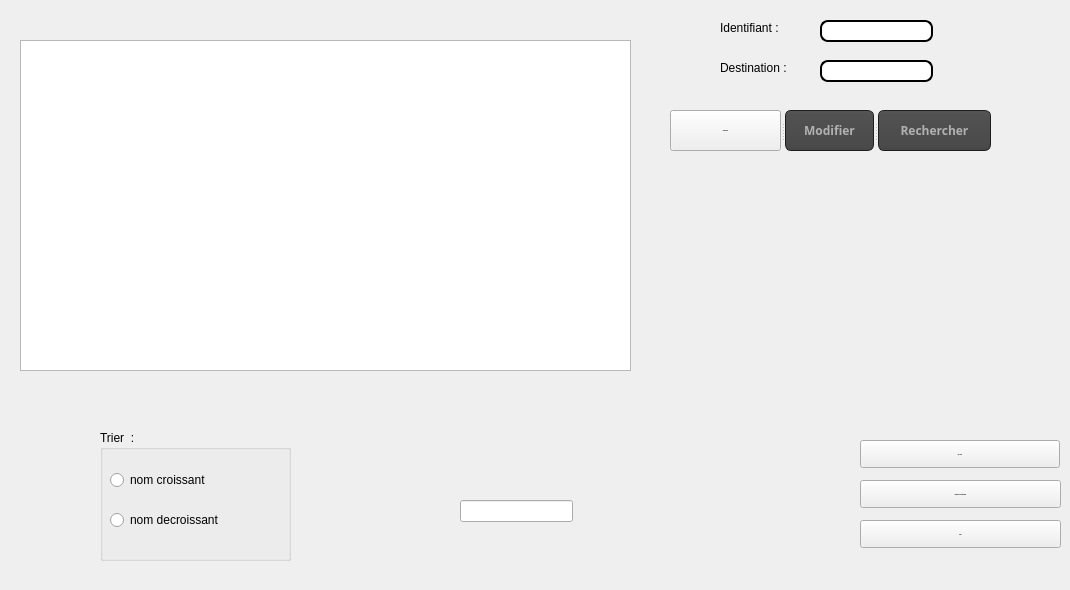
      <widget class="QWidget" name="tab_2">
       <attribute name="title">
        <string>Afficher Client</string>
       </attribute>
       <widget class="QTableView" name="tab_client">
        <property name="geometry">
         <rect>
          <x>20</x>
          <y>40</y>
          <width>611</width>
          <height>331</height>
         </rect>
        </property>
        <property name="styleSheet">
         <string notr="true"/>
        </property>
       </widget>
       <widget class="QLabel" name="label_10">
        <property name="geometry">
         <rect>
          <x>720</x>
          <y>20</y>
          <width>81</width>
          <height>16</height>
         </rect>
        </property>
        <property name="text">
         <string>Identifiant :</string>
        </property>
       </widget>
       <widget class="QLineEdit" name="identifiant">
        <property name="geometry">
         <rect>
          <x>820</x>
          <y>20</y>
          <width>113</width>
          <height>22</height>
         </rect>
        </property>
        <property name="styleSheet">
         <string notr="true">QLineEdit {
padding: 1px;
border-style: solid;
border: 2px solid gray;
border-radius: 8px;
background-color: rgb(255, 255, 255);
border:2px solid #000;
}</string>
        </property>
       </widget>
       <widget class="QLabel" name="label_12">
        <property name="geometry">
         <rect>
          <x>720</x>
          <y>60</y>
          <width>81</width>
          <height>16</height>
         </rect>
        </property>
        <property name="text">
         <string>Destination :</string>
        </property>
       </widget>
       <widget class="QLineEdit" name="destination">
        <property name="geometry">
         <rect>
          <x>820</x>
          <y>60</y>
          <width>113</width>
          <height>22</height>
         </rect>
        </property>
        <property name="styleSheet">
         <string notr="true">QLineEdit {
padding: 1px;
border-style: solid;
border: 2px solid gray;
border-radius: 8px;
background-color: rgb(255, 255, 255);
border:2px solid #000;
}</string>
        </property>
       </widget>
       <widget class="QPushButton" name="qrcodegen">
        <property name="geometry">
         <rect>
          <x>860</x>
          <y>440</y>
          <width>200</width>
          <height>28</height>
         </rect>
        </property>
        <property name="font">
         <font>
          <family>Source Code Pro</family>
          <pointsize>-1</pointsize>
          <weight>75</weight>
          <bold>true</bold>
         </font>
        </property>
        <property name="styleSheet">
         <string notr="true">QPushButton
{
    color: #b1b1b1;
    background-color: QLinearGradient( x1: 0, y1: 0, x2: 0, y2: 1, stop: 0 #565656, stop: 0.1 #525252, stop: 0.5 #4e4e4e, stop: 0.9 #4a4a4a, stop: 1 #464646);
    border-width: 1px;
    border-color: #1e1e1e;
    border-style: solid;
    border-radius: 6;
    padding: 3px;
    font-size: 12px;
    padding-left: 5px;
    padding-right: 5px;
}

QPushButton:pressed
{
    background-color: QLinearGradient( x1: 0, y1: 0, x2: 0, y2: 1, stop: 0 #2d2d2d, stop: 0.1 #2b2b2b, stop: 0.5 #292929, stop: 0.9 #282828, stop: 1 #252525);
}color: rgb(255, 255, 255);
background-color:  QLinearGradient(x1: 0, y1: 0, x2: 0, y2: 1, stop: 0#8D9AAE, stop: 1 #8D9AAE);
 border-radius: 10;</string>
        </property>
        <property name="text">
         <string>QR Code</string>
        </property>
       </widget>
       <widget class="QLabel" name="qrcodecommande">
        <property name="enabled">
         <bool>true</bool>
        </property>
        <property name="geometry">
         <rect>
          <x>860</x>
          <y>230</y>
          <width>200</width>
          <height>200</height>
         </rect>
        </property>
        <property name="sizePolicy">
         <sizepolicy hsizetype="Fixed" vsizetype="Fixed">
          <horstretch>0</horstretch>
          <verstretch>0</verstretch>
         </sizepolicy>
        </property>
        <property name="minimumSize">
         <size>
          <width>200</width>
          <height>200</height>
         </size>
        </property>
        <property name="maximumSize">
         <size>
          <width>200</width>
          <height>200</height>
         </size>
        </property>
        <property name="text">
         <string/>
        </property>
       </widget>
       <widget class="QGroupBox" name="groupBox">
        <property name="geometry">
         <rect>
          <x>100</x>
          <y>430</y>
          <width>191</width>
          <height>131</height>
         </rect>
        </property>
        <property name="title">
         <string>Trier  :</string>
        </property>
        <widget class="QRadioButton" name="radioButton_croissant">
         <property name="geometry">
          <rect>
           <x>10</x>
           <y>40</y>
           <width>161</width>
           <height>20</height>
          </rect>
         </property>
         <property name="text">
          <string>nom croissant</string>
         </property>
        </widget>
        <widget class="QRadioButton" name="radioButton_dcroissant">
         <property name="geometry">
          <rect>
           <x>10</x>
           <y>80</y>
           <width>171</width>
           <height>20</height>
          </rect>
         </property>
         <property name="text">
          <string>nom decroissant</string>
         </property>
        </widget>
       </widget>
       <widget class="QLineEdit" name="nbtspoints">
        <property name="geometry">
         <rect>
          <x>460</x>
          <y>500</y>
          <width>113</width>
          <height>22</height>
         </rect>
        </property>
       </widget>
       <widget class="QPushButton" name="statsmed_3">
        <property name="geometry">
         <rect>
          <x>860</x>
          <y>480</y>
          <width>201</width>
          <height>28</height>
         </rect>
        </property>
        <property name="font">
         <font>
          <family>Source Code Pro</family>
          <pointsize>-1</pointsize>
          <weight>75</weight>
          <bold>true</bold>
         </font>
        </property>
        <property name="styleSheet">
         <string notr="true">QPushButton
{
    color: #b1b1b1;
    background-color: QLinearGradient( x1: 0, y1: 0, x2: 0, y2: 1, stop: 0 #565656, stop: 0.1 #525252, stop: 0.5 #4e4e4e, stop: 0.9 #4a4a4a, stop: 1 #464646);
    border-width: 1px;
    border-color: #1e1e1e;
    border-style: solid;
    border-radius: 6;
    padding: 3px;
    font-size: 12px;
    padding-left: 5px;
    padding-right: 5px;
}

QPushButton:pressed
{
    background-color: QLinearGradient( x1: 0, y1: 0, x2: 0, y2: 1, stop: 0 #2d2d2d, stop: 0.1 #2b2b2b, stop: 0.5 #292929, stop: 0.9 #282828, stop: 1 #252525);
}color: rgb(255, 255, 255);
background-color:  QLinearGradient(x1: 0, y1: 0, x2: 0, y2: 1, stop: 0#8D9AAE, stop: 1 #8D9AAE);
 border-radius: 10;</string>
        </property>
        <property name="text">
         <string>Appliquer la statistique</string>
        </property>
       </widget>
       <widget class="QLabel" name="label_4">
        <property name="geometry">
         <rect>
          <x>380</x>
          <y>410</y>
          <width>281</width>
          <height>171</height>
         </rect>
        </property>
        <property name="text">
         <string/>
        </property>
       </widget>
       <widget class="QPushButton" name="excel">
        <property name="geometry">
         <rect>
          <x>860</x>
          <y>520</y>
          <width>201</width>
          <height>28</height>
         </rect>
        </property>
        <property name="font">
         <font>
          <family>Source Code Pro</family>
          <pointsize>-1</pointsize>
          <weight>75</weight>
          <bold>true</bold>
         </font>
        </property>
        <property name="styleSheet">
         <string notr="true">QPushButton
{
    color: #b1b1b1;
    background-color: QLinearGradient( x1: 0, y1: 0, x2: 0, y2: 1, stop: 0 #565656, stop: 0.1 #525252, stop: 0.5 #4e4e4e, stop: 0.9 #4a4a4a, stop: 1 #464646);
    border-width: 1px;
    border-color: #1e1e1e;
    border-style: solid;
    border-radius: 6;
    padding: 3px;
    font-size: 12px;
    padding-left: 5px;
    padding-right: 5px;
}

QPushButton:pressed
{
    background-color: QLinearGradient( x1: 0, y1: 0, x2: 0, y2: 1, stop: 0 #2d2d2d, stop: 0.1 #2b2b2b, stop: 0.5 #292929, stop: 0.9 #282828, stop: 1 #252525);
}color: rgb(255, 255, 255);
background-color:  QLinearGradient(x1: 0, y1: 0, x2: 0, y2: 1, stop: 0#8D9AAE, stop: 1 #8D9AAE);
 border-radius: 10;</string>
        </property>
        <property name="text">
         <string>excel</string>
        </property>
       </widget>
       <widget class="QSplitter" name="splitter_3">
        <property name="geometry">
         <rect>
          <x>670</x>
          <y>110</y>
          <width>321</width>
          <height>41</height>
         </rect>
        </property>
        <property name="orientation">
         <enum>Qt::Horizontal</enum>
        </property>
        <widget class="QPushButton" name="id_supp">
         <property name="font">
          <font>
           <family>Source Code Pro</family>
           <pointsize>-1</pointsize>
           <weight>75</weight>
           <bold>true</bold>
          </font>
         </property>
         <property name="styleSheet">
          <string notr="true">QPushButton
{
    color: #b1b1b1;
    background-color: QLinearGradient( x1: 0, y1: 0, x2: 0, y2: 1, stop: 0 #565656, stop: 0.1 #525252, stop: 0.5 #4e4e4e, stop: 0.9 #4a4a4a, stop: 1 #464646);
    border-width: 1px;
    border-color: #1e1e1e;
    border-style: solid;
    border-radius: 6;
    padding: 3px;
    font-size: 12px;
    padding-left: 5px;
    padding-right: 5px;
}

QPushButton:pressed
{
    background-color: QLinearGradient( x1: 0, y1: 0, x2: 0, y2: 1, stop: 0 #2d2d2d, stop: 0.1 #2b2b2b, stop: 0.5 #292929, stop: 0.9 #282828, stop: 1 #252525);
}color: rgb(255, 255, 255);
background-color:  QLinearGradient(x1: 0, y1: 0, x2: 0, y2: 1, stop: 0#8D9AAE, stop: 1 #8D9AAE);
 border-radius: 10;</string>
         </property>
         <property name="text">
          <string>Supprimer</string>
         </property>
        </widget>
        <widget class="QPushButton" name="nbrjours_modifier">
         <property name="font">
          <font>
           <family>Source Code Pro</family>
           <pointsize>-1</pointsize>
           <weight>75</weight>
           <bold>true</bold>
          </font>
         </property>
         <property name="styleSheet">
          <string notr="true">QPushButton
{
    color: #b1b1b1;
    background-color: QLinearGradient( x1: 0, y1: 0, x2: 0, y2: 1, stop: 0 #565656, stop: 0.1 #525252, stop: 0.5 #4e4e4e, stop: 0.9 #4a4a4a, stop: 1 #464646);
    border-width: 1px;
    border-color: #1e1e1e;
    border-style: solid;
    border-radius: 6;
    padding: 3px;
    font-size: 12px;
    padding-left: 5px;
    padding-right: 5px;
}

QPushButton:pressed
{
    background-color: QLinearGradient( x1: 0, y1: 0, x2: 0, y2: 1, stop: 0 #2d2d2d, stop: 0.1 #2b2b2b, stop: 0.5 #292929, stop: 0.9 #282828, stop: 1 #252525);
}</string>
         </property>
         <property name="text">
          <string>Modifier</string>
         </property>
        </widget>
        <widget class="QPushButton" name="rechercher_button">
         <property name="font">
          <font>
           <family>Source Code Pro</family>
           <pointsize>-1</pointsize>
           <weight>75</weight>
           <bold>true</bold>
          </font>
         </property>
         <property name="styleSheet">
          <string notr="true">QPushButton
{
    color: #b1b1b1;
    background-color: QLinearGradient( x1: 0, y1: 0, x2: 0, y2: 1, stop: 0 #565656, stop: 0.1 #525252, stop: 0.5 #4e4e4e, stop: 0.9 #4a4a4a, stop: 1 #464646);
    border-width: 1px;
    border-color: #1e1e1e;
    border-style: solid;
    border-radius: 6;
    padding: 3px;
    font-size: 12px;
    padding-left: 5px;
    padding-right: 5px;
}

QPushButton:pressed
{
    background-color: QLinearGradient( x1: 0, y1: 0, x2: 0, y2: 1, stop: 0 #2d2d2d, stop: 0.1 #2b2b2b, stop: 0.5 #292929, stop: 0.9 #282828, stop: 1 #252525);
}</string>
         </property>
         <property name="text">
          <string>Rechercher</string>
         </property>
        </widget>
       </widget>
       <zorder>splitter_3</zorder>
       <zorder>label_4</zorder>
       <zorder>tab_client</zorder>
       <zorder>label_10</zorder>
       <zorder>identifiant</zorder>
       <zorder>label_12</zorder>
       <zorder>destination</zorder>
       <zorder>qrcodegen</zorder>
       <zorder>qrcodecommande</zorder>
       <zorder>groupBox</zorder>
       <zorder>nbtspoints</zorder>
       <zorder>statsmed_3</zorder>
       <zorder>excel</zorder>
      </widget>
